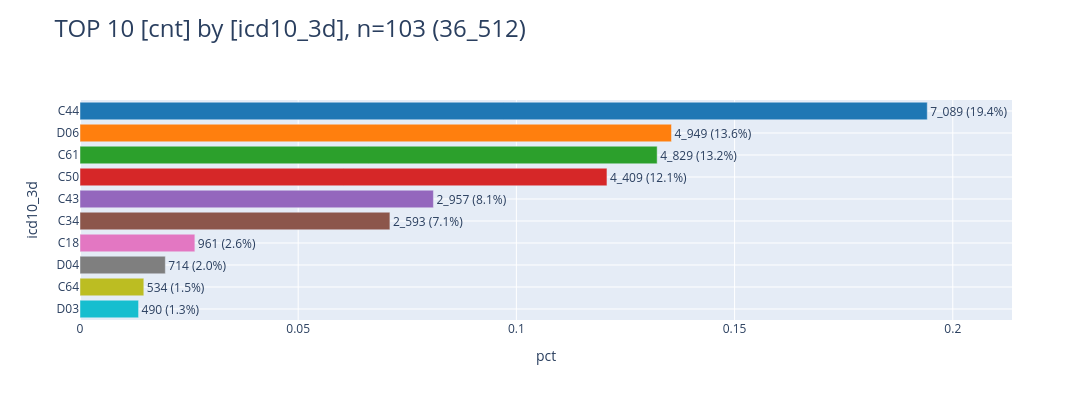

Notebook code for this chart:
### Code cell
show_duplikate_icd(db_duplicates_epi, "epi")

### Figure 1 — Plotly figure (JSON) as saved in the notebook; plotly's stock layout.template omitted (floating-point values rounded to 4 significant figures)
{"data": [{"error_y": {"thickness": 5}, "hovertemplate": "icd10_3d=%{y}<br>pct=%{x}<br>cnt_pct_str=%{text}<extra></extra>", "legendgroup": "C44", "marker": {"color": "#1F77B4", "pattern": {"shape": ""}}, "name": "C44", "orientation": "h", "showlegend": true, "text": ["7_089 (19.4%)"], "textposition": "outside", "type": "bar", "x": [0.1942], "xaxis": "x", "y": ["C44"], "yaxis": "y"}, {"error_y": {"thickness": 5}, "hovertemplate": "icd10_3d=%{y}<br>pct=%{x}<br>cnt_pct_str=%{text}<extra></extra>", "legendgroup": "D06", "marker": {"color": "#FF7F0E", "pattern": {"shape": ""}}, "name": "D06", "orientation": "h", "showlegend": true, "text": ["4_949 (13.6%)"], "textposition": "outside", "type": "bar", "x": [0.1355], "xaxis": "x", "y": ["D06"], "yaxis": "y"}, {"error_y": {"thickness": 5}, "hovertemplate": "icd10_3d=%{y}<br>pct=%{x}<br>cnt_pct_str=%{text}<extra></extra>", "legendgroup": "C61", "marker": {"color": "#2CA02C", "pattern": {"shape": ""}}, "name": "C61", "orientation": "h", "showlegend": true, "text": ["4_829 (13.2%)"], "textposition": "outside", "type": "bar", "x": [0.1323], "xaxis": "x", "y": ["C61"], "yaxis": "y"}, {"error_y": {"thickness": 5}, "hovertemplate": "icd10_3d=%{y}<br>pct=%{x}<br>cnt_pct_str=%{text}<extra></extra>", "legendgroup": "C50", "marker": {"color": "#D62728", "pattern": {"shape": ""}}, "name": "C50", "orientation": "h", "showlegend": true, "text": ["4_409 (12.1%)"], "textposition": "outside", "type": "bar", "x": [0.1208], "xaxis": "x", "y": ["C50"], "yaxis": "y"}, {"error_y": {"thickness": 5}, "hovertemplate": "icd10_3d=%{y}<br>pct=%{x}<br>cnt_pct_str=%{text}<extra></extra>", "legendgroup": "C43", "marker": {"color": "#9467BD", "pattern": {"shape": ""}}, "name": "C43", "orientation": "h", "showlegend": true, "text": ["2_957 (8.1%)"], "textposition": "outside", "type": "bar", "x": [0.08099], "xaxis": "x", "y": ["C43"], "yaxis": "y"}, {"error_y": {"thickness": 5}, "hovertemplate": "icd10_3d=%{y}<br>pct=%{x}<br>cnt_pct_str=%{text}<extra></extra>", "legendgroup": "C34", "marker": {"color": "#8C564B", "pattern": {"shape": ""}}, "name": "C34", "orientation": "h", "showlegend": true, "text": ["2_593 (7.1%)"], "textposition": "outside", "type": "bar", "x": [0.07102], "xaxis": "x", "y": ["C34"], "yaxis": "y"}, {"error_y": {"thickness": 5}, "hovertemplate": "icd10_3d=%{y}<br>pct=%{x}<br>cnt_pct_str=%{text}<extra></extra>", "legendgroup": "C18", "marker": {"color": "#E377C2", "pattern": {"shape": ""}}, "name": "C18", "orientation": "h", "showlegend": true, "text": ["961 (2.6%)"], "textposition": "outside", "type": "bar", "x": [0.02632], "xaxis": "x", "y": ["C18"], "yaxis": "y"}, {"error_y": {"thickness": 5}, "hovertemplate": "icd10_3d=%{y}<br>pct=%{x}<br>cnt_pct_str=%{text}<extra></extra>", "legendgroup": "D04", "marker": {"color": "#7F7F7F", "pattern": {"shape": ""}}, "name": "D04", "orientation": "h", "showlegend": true, "text": ["714 (2.0%)"], "textposition": "outside", "type": "bar", "x": [0.01956], "xaxis": "x", "y": ["D04"], "yaxis": "y"}, {"error_y": {"thickness": 5}, "hovertemplate": "icd10_3d=%{y}<br>pct=%{x}<br>cnt_pct_str=%{text}<extra></extra>", "legendgroup": "C64", "marker": {"color": "#BCBD22", "pattern": {"shape": ""}}, "name": "C64", "orientation": "h", "showlegend": true, "text": ["534 (1.5%)"], "textposition": "outside", "type": "bar", "x": [0.01463], "xaxis": "x", "y": ["C64"], "yaxis": "y"}, {"error_y": {"thickness": 5}, "hovertemplate": "icd10_3d=%{y}<br>pct=%{x}<br>cnt_pct_str=%{text}<extra></extra>", "legendgroup": "D03", "marker": {"color": "#17BECF", "pattern": {"shape": ""}}, "name": "D03", "orientation": "h", "showlegend": true, "text": ["490 (1.3%)"], "textposition": "outside", "type": "bar", "x": [0.01342], "xaxis": "x", "y": ["D03"], "yaxis": "y"}], "layout": {"barmode": "relative", "height": 400, "legend": {"title": {"text": "icd10_3d"}, "tracegroupgap": 0}, "showlegend": false, "title": {"font": {"size": 24}, "text": "TOP 10 [cnt] by [icd10_3d], n=103 (36_512)", "xanchor": "left", "y": 0.95, "yanchor": "top"}, "width": 1600, "xaxis": {"anchor": "y", "domain": [0, 1], "dtick": 0.05, "gridwidth": 1, "range": [0, 0.2136], "showgrid": true, "title": {"text": "pct"}}, "yaxis": {"anchor": "x", "categoryarray": ["D03", "C64", "D04", "C18", "C34", "C43", "C50", "C61", "D06", "C44"], "categoryorder": "total ascending", "domain": [0, 1], "gridwidth": 1, "showgrid": true, "title": {"text": "icd10_3d"}}}}
